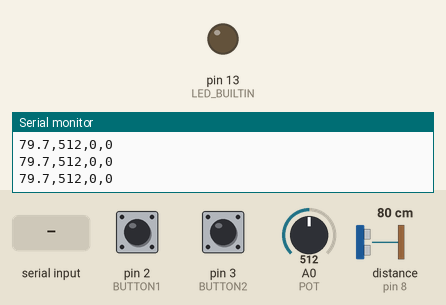
Simulated run of this sketch. Board: Arduino Uno, built with avr-gcc and run on an emulated ATmega328P. Parts: output pins drawn as LEDs (lit = HIGH), the last lines printed to the serial monitor. Wiring (inferred from the names in the program): ultrasonic range finder: trigger pin 9; echo pin 8. The inputs (shaded band) are chosen by the test bench; at power-on: distance to the obstacle (sensor on pin 8) 80 cm, pin 2 (BUTTON1) HIGH, pin 3 (BUTTON2) HIGH, A0 (POT) = 512. The echo pulse lasts 58.3 µs per cm; pins used as bus, display or sensor lines are not drawn.

Above: at 1.2 s.
1.3 s: distance to the obstacle (sensor on pin 8) set to 2 cm
At 2.5 s:
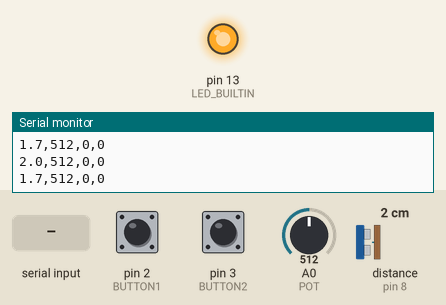
4.3 s: "LED:\n" received over Serial
At 4.7 s:
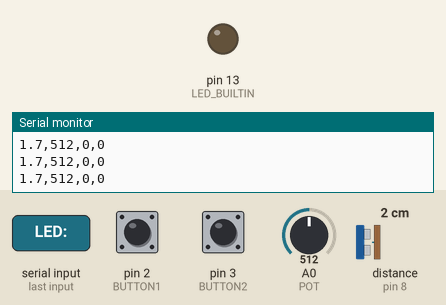
5.8 s: "LED:90\n" received over Serial
At 7.1 s:
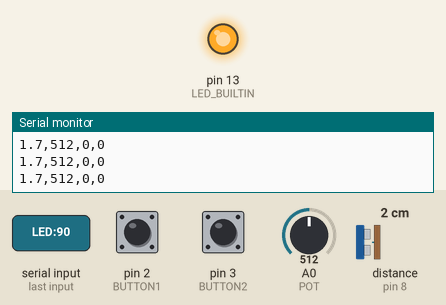
Timing chart, 0 to 8.3 s (numbered marks = the images above; inputs shaded):
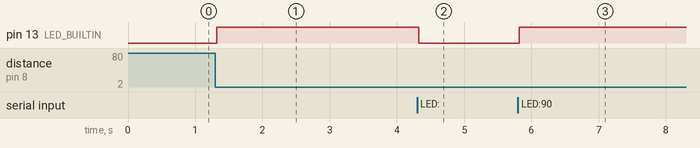

The sketch:

classroom.ino
```cpp
// Distance, potentiometer, two buttons. CSV at 9600 baud.
const int TRIG = 9, ECHO = 8, POT = A0;
const int BUTTON1 = 2, BUTTON2 = 3;
int stable[2] = {HIGH, HIGH}, previous[2] = {HIGH, HIGH};
unsigned long changedAt[2] = {0, 0}, lastSample = 0;
int manualLed = -1; // -1 = distance controls the LED
String command;

void setup() {
  pinMode(TRIG, OUTPUT); pinMode(ECHO, INPUT);
  pinMode(BUTTON1, INPUT_PULLUP); pinMode(BUTTON2, INPUT_PULLUP);
  pinMode(LED_BUILTIN, OUTPUT); Serial.begin(9600);
}

void loop() {
  while (Serial.available()) {
    char c = Serial.read();
    if (c == '\n') {
      if (command.startsWith("LED:")) manualLed = command.substring(4).toInt();
      if (command == "PING") Serial.println("PONG");
      command = "";
    } else if (c != '\r' && command.length() < 40) command += c;
  }
  for (int i = 0; i < 2; i++) {
    int raw = digitalRead(i == 0 ? BUTTON1 : BUTTON2);
    if (raw != previous[i]) { previous[i] = raw; changedAt[i] = millis(); }
    if (millis() - changedAt[i] >= 20) stable[i] = raw;
  }
  if (millis() - lastSample < 60) return;
  lastSample = millis();
  digitalWrite(TRIG, LOW); delayMicroseconds(2);
  digitalWrite(TRIG, HIGH); delayMicroseconds(10); digitalWrite(TRIG, LOW);
  unsigned long us = pulseIn(ECHO, HIGH, 30000);
  float cm = us ? us * 0.0343 / 2.0 : -1;
  digitalWrite(LED_BUILTIN, manualLed < 0 ? (cm >= 0 && cm < 20) : manualLed != 0);
  Serial.print(cm, 1); Serial.print(',');
  Serial.print(analogRead(POT)); Serial.print(',');
  Serial.print(stable[0] == LOW ? 1 : 0); Serial.print(',');
  Serial.println(stable[1] == LOW ? 1 : 0);
}
```

Measured:
- after the input at 1.3 s, pin 13 (LED_BUILTIN): LOW → HIGH at once
- after the input at 4.3 s, pin 13 (LED_BUILTIN): HIGH → LOW at once
- after the input at 5.8 s, pin 13 (LED_BUILTIN): LOW → HIGH at once
